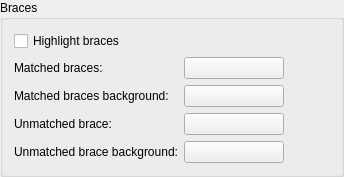
    <widget class="QGroupBox" name="bracesGroup">
     <property name="title">
      <string>Braces</string>
     </property>
     <layout class="QGridLayout" name="_9">
      <item row="1" column="0">
       <widget class="QLabel" name="TextLabel1_3_2">
        <property name="text">
         <string>Matched braces:</string>
        </property>
       </widget>
      </item>
      <item row="1" column="2">
       <spacer name="horizontalSpacer_10">
        <property name="orientation">
         <enum>Qt::Horizontal</enum>
        </property>
        <property name="sizeHint" stdset="0">
         <size>
          <width>40</width>
          <height>20</height>
         </size>
        </property>
       </spacer>
      </item>
      <item row="2" column="1">
       <widget class="QPushButton" name="matchingBracesBackButton">
        <property name="minimumSize">
         <size>
          <width>100</width>
          <height>0</height>
         </size>
        </property>
        <property name="toolTip">
         <string>Select the background color for highlighting matching braces.</string>
        </property>
        <property name="text">
         <string/>
        </property>
       </widget>
      </item>
      <item row="1" column="1">
       <widget class="QPushButton" name="matchingBracesButton">
        <property name="minimumSize">
         <size>
          <width>100</width>
          <height>0</height>
         </size>
        </property>
        <property name="toolTip">
         <string>Select the color for highlighting matching braces.</string>
        </property>
        <property name="text">
         <string/>
        </property>
       </widget>
      </item>
      <item row="3" column="0">
       <widget class="QLabel" name="TextLabel2_2_2">
        <property name="minimumSize">
         <size>
          <width>100</width>
          <height>0</height>
         </size>
        </property>
        <property name="text">
         <string>Unmatched brace:</string>
        </property>
       </widget>
      </item>
      <item row="3" column="1">
       <widget class="QPushButton" name="nonmatchingBracesButton">
        <property name="toolTip">
         <string>Select the color for  highlighting nonmatching braces.</string>
        </property>
        <property name="text">
         <string/>
        </property>
       </widget>
      </item>
      <item row="2" column="0">
       <widget class="QLabel" name="TextLabel1_3_2_2">
        <property name="text">
         <string>Matched braces background:</string>
        </property>
       </widget>
      </item>
      <item row="4" column="0">
       <widget class="QLabel" name="TextLabel2_2_2_3">
        <property name="minimumSize">
         <size>
          <width>100</width>
          <height>0</height>
         </size>
        </property>
        <property name="text">
         <string>Unmatched brace background:</string>
        </property>
       </widget>
      </item>
      <item row="4" column="1">
       <widget class="QPushButton" name="nonmatchingBracesBackButton">
        <property name="toolTip">
         <string>Select the background color for  highlighting nonmatching braces.</string>
        </property>
        <property name="text">
         <string/>
        </property>
       </widget>
      </item>
      <item row="0" column="0" colspan="3">
       <widget class="QCheckBox" name="bracehighlightingCheckBox">
        <property name="toolTip">
         <string>Select whether matching and bad braces shall be highlighted.</string>
        </property>
        <property name="text">
         <string>Highlight braces</string>
        </property>
       </widget>
      </item>
     </layout>
    </widget>
